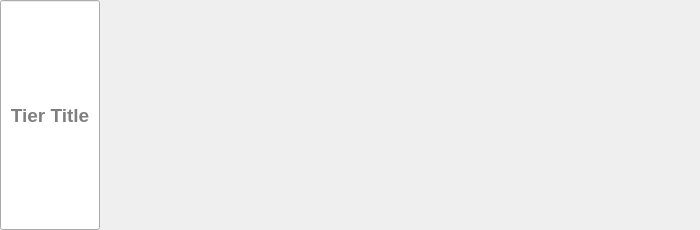
<?xml version="1.0" encoding="UTF-8"?>
<ui version="4.0">
 <class>TierWidget</class>
 <widget class="QWidget" name="TierWidget">
  <property name="geometry">
   <rect>
    <x>0</x>
    <y>0</y>
    <width>700</width>
    <height>230</height>
   </rect>
  </property>
  <property name="sizePolicy">
   <sizepolicy hsizetype="Preferred" vsizetype="Fixed">
    <horstretch>0</horstretch>
    <verstretch>0</verstretch>
   </sizepolicy>
  </property>
  <property name="minimumSize">
   <size>
    <width>0</width>
    <height>230</height>
   </size>
  </property>
  <property name="maximumSize">
   <size>
    <width>16777215</width>
    <height>230</height>
   </size>
  </property>
  <property name="acceptDrops">
   <bool>true</bool>
  </property>
  <property name="windowTitle">
   <string>Form</string>
  </property>
  <layout class="QHBoxLayout" name="horizontalLayout">
   <property name="spacing">
    <number>0</number>
   </property>
   <property name="leftMargin">
    <number>0</number>
   </property>
   <property name="topMargin">
    <number>0</number>
   </property>
   <property name="rightMargin">
    <number>0</number>
   </property>
   <property name="bottomMargin">
    <number>0</number>
   </property>
   <item>
    <widget class="QFrame" name="frame">
     <property name="minimumSize">
      <size>
       <width>30</width>
       <height>10</height>
      </size>
     </property>
     <property name="maximumSize">
      <size>
       <width>100</width>
       <height>16777215</height>
      </size>
     </property>
     <property name="frameShape">
      <enum>QFrame::NoFrame</enum>
     </property>
     <property name="frameShadow">
      <enum>QFrame::Plain</enum>
     </property>
     <layout class="QVBoxLayout" name="verticalLayout">
      <property name="leftMargin">
       <number>0</number>
      </property>
      <property name="topMargin">
       <number>0</number>
      </property>
      <property name="rightMargin">
       <number>0</number>
      </property>
      <property name="bottomMargin">
       <number>0</number>
      </property>
      <item>
       <widget class="QLineEdit" name="tierLabel">
        <property name="sizePolicy">
         <sizepolicy hsizetype="Expanding" vsizetype="Preferred">
          <horstretch>0</horstretch>
          <verstretch>0</verstretch>
         </sizepolicy>
        </property>
        <property name="font">
         <font>
          <pointsize>14</pointsize>
          <weight>75</weight>
          <bold>true</bold>
         </font>
        </property>
        <property name="text">
         <string/>
        </property>
        <property name="alignment">
         <set>Qt::AlignCenter</set>
        </property>
        <property name="placeholderText">
         <string>Tier Title</string>
        </property>
       </widget>
      </item>
     </layout>
    </widget>
   </item>
   <item>
    <widget class="QScrollArea" name="characterArea">
     <property name="sizePolicy">
      <sizepolicy hsizetype="Preferred" vsizetype="Preferred">
       <horstretch>5</horstretch>
       <verstretch>0</verstretch>
      </sizepolicy>
     </property>
     <property name="acceptDrops">
      <bool>false</bool>
     </property>
     <property name="frameShape">
      <enum>QFrame::NoFrame</enum>
     </property>
     <property name="verticalScrollBarPolicy">
      <enum>Qt::ScrollBarAlwaysOff</enum>
     </property>
     <property name="sizeAdjustPolicy">
      <enum>QAbstractScrollArea::AdjustToContents</enum>
     </property>
     <property name="widgetResizable">
      <bool>true</bool>
     </property>
     <property name="alignment">
      <set>Qt::AlignLeading|Qt::AlignLeft|Qt::AlignVCenter</set>
     </property>
     <widget class="QWidget" name="scrollAreaWidgetContents">
      <property name="geometry">
       <rect>
        <x>0</x>
        <y>0</y>
        <width>600</width>
        <height>230</height>
       </rect>
      </property>
      <layout class="QHBoxLayout" name="characterAreaLayout">
       <property name="spacing">
        <number>2</number>
       </property>
       <property name="leftMargin">
        <number>0</number>
       </property>
       <property name="topMargin">
        <number>0</number>
       </property>
       <property name="rightMargin">
        <number>0</number>
       </property>
       <property name="bottomMargin">
        <number>0</number>
       </property>
       <item>
        <spacer name="horizontalSpacer">
         <property name="orientation">
          <enum>Qt::Horizontal</enum>
         </property>
         <property name="sizeHint" stdset="0">
          <size>
           <width>40</width>
           <height>20</height>
          </size>
         </property>
        </spacer>
       </item>
      </layout>
     </widget>
    </widget>
   </item>
  </layout>
 </widget>
 <resources/>
 <connections/>
</ui>
